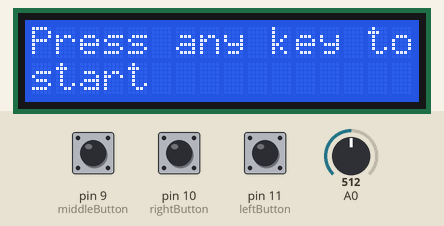
Recording of a sketch running on a simulated Arduino Uno, built with avr-gcc and run on an emulated ATmega328P. Shown: 16×2 character LCD. The test bench sets the inputs (shaded band); at power-on: pin 9 (middleButton) HIGH, pin 11 (leftButton) HIGH, A0 = 512, pin 10 (rightButton) HIGH. Random numbers use the default seed unless the sketch sets one.

Above: at 1.2 s.
1.3 s: pin 9 (middleButton) pulled LOW for 0.15 s
At 1.7 s:
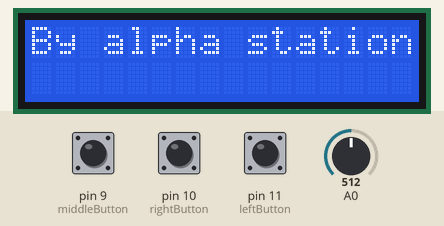
4.4 s: pin 11 (leftButton) pulled LOW for 3.2 s
At 5.0 s:
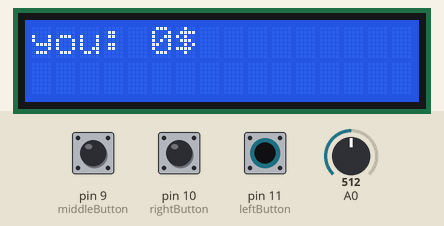
9.1 s: pin 11 (leftButton) pulled LOW for 0.15 s
At 9.8 s:
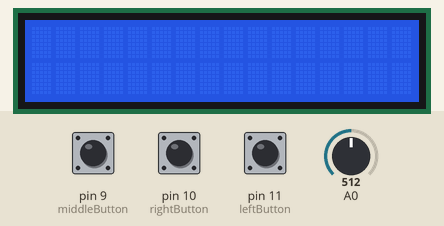
12.2 s: A0 set to 900
At 13.12 s:
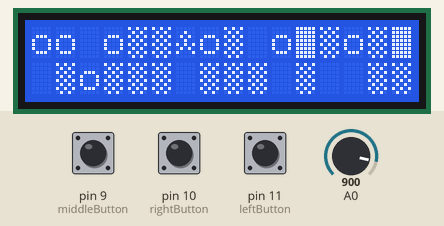
15.2 s: pin 10 (rightButton) pulled LOW for 3.2 s
At 18.5 s:
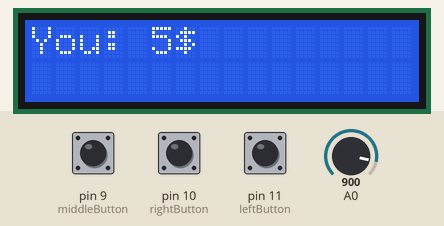
19.9 s: pin 10 (rightButton) pulled LOW for 0.15 s
At 21.2 s:
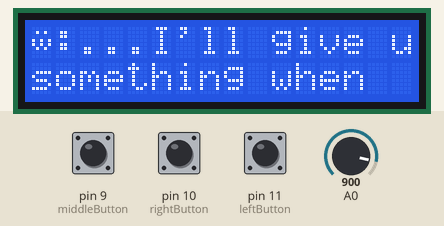
Timing chart, 0 to 22.5 s (numbered marks = the images above; inputs shaded):
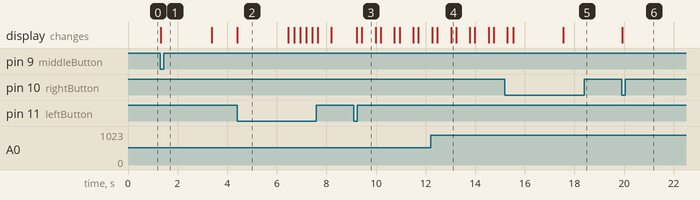

Measured:
- after the input at 1.3 s, the display: changes at once (image 1)
- after the input at 4.4 s, the display: changes at once (image 2)
- after the input at 9.1 s, the display: first changes after 0.12 s (image 3 shows a later state)
- after the input at 19.9 s, the display: changes at once (image 6)
- what the display in image 2 shows lasts 2.1 s, from 4.4 s to 6.5 s
- what the display in image 3 shows lasts 0.6 s, from 9.4 s to 10.0 s

The sketch:

Underground_exploration_fixed_bug.ino
```cpp
#include <LiquidCrystal_I2C.h>
#include <Wire.h>
#define leftButton 11
#define rightButton 10
#define middleButton 9
uint8_t table[8] = {0x00, 0x0a, 0x00, 0x15, 0x15, 0x0a, 0x00, 0x00};
uint8_t person[8] = {0x00, 0x04, 0x0a, 0x04, 0x15, 0x0a, 0x11, 0x00};
uint8_t soil[8] = {0x15, 0x0a, 0x15, 0x0a, 0x15, 0x0a, 0x15, 0x0a};
uint8_t coin[8] = {0x00, 0x00, 0x0e, 0x11, 0x11, 0x11, 0x0e, 0x00};
int xPerson = 0;
int yPerson = 0;
int coinFigure = 0;
int floorFigure = 0;
int bomb = 0;
int second[] = {1,1,1,1,1,0,0,0,0,0,0,1,1,1,1,1};

LiquidCrystal_I2C lcd(0x27,16,2);

void setup() {
  // put your setup code here, to run once:
  pinMode(9,INPUT_PULLUP);
  pinMode(10,INPUT_PULLUP);
  pinMode(11,INPUT_PULLUP);
  lcd.init();
  lcd.backlight();
  lcd.setCursor(0,0);
  lcd.print("Press any key to");
  lcd.setCursor(0,1);
  lcd.print("start");
  Serial.begin(9600);
}

void loop() {
  // put your main code here, to run repeatedly:
  pause();
  lcd.clear();
  lcd.print("By alpha station");
  delay(2000);


  lcd.createChar(0, table);
  lcd.createChar(1, person);
  lcd.createChar(2, soil);
  lcd.createChar(3, coin);
  {
    lcd.clear();
    lcd.print(char(0));
    lcd.print(" Hello,This is");
    lcd.setCursor(0,1);
    lcd.print("my shop");
    pause();
    lcd.clear();
    lcd.print("you: 0$");
    delay(2000);
    pause();
    randomSeed(analogRead(A0));
    int first[] = {0,0,0,0,0,0,0,1,1,0,0,0,0,0,0,0};
    //randomSecond();
    while(true)
    {
      lcd.clear();
      if(second[xPerson] == 3)//吃脚下的金币
      {
        second[xPerson] = 0;
        coinFigure += 1;
      }
      if(second[xPerson] == 0)//走到下一层
      {
        floorFigure += 1;
        for(int i = 0; i < 16; i++)
        {
          first[i] = second[i];
        }
        randomSeed(analogRead(A0));
        randomSecond();
        delay(500);
      }
      if(!digitalRead(rightButton))//向右移动
      {
        if(xPerson == 0)
        {
          if(first[15] == 0)
          {
            xPerson--;
          }
          else if(first[15] == 3)//吃右边金币
          {
            xPerson--;
            coinFigure += 1;
            first[15] = 0;
          }
        }
        else
        {
          if(first[xPerson - 1] == 0)
          {
            xPerson--;
          }
          else if(first[xPerson - 1] == 3)//吃右边金币
          {
            xPerson--;
            coinFigure += 1;
            first[xPerson] = 0;
          }
        }
      }
      if(!digitalRead(leftButton))//向左移动
      {
        if(xPerson == 15)
        {
          if(first[0] == 0)
          {
            xPerson++;
          }
          else if(first[0] == 3)//吃左边金币
          {
            xPerson++;
            coinFigure += 1;
            first[0] = 0;
          }
        }
        else
        {
          if(first[xPerson + 1] == 0)
          {
            xPerson++;
          }
          else if(first[xPerson + 1] == 3)//吃左边金币
          {
            xPerson++;
            coinFigure += 1;
            first[xPerson] = 0;
          }
        }
      }
      if(!digitalRead(middleButton))//挖土
      {
        if(second[xPerson] == 2)
        {
          second[xPerson] = 0;
        }
        else if(second[xPerson] == 1)
        {
          if(bomb)//炸石头
          {
            bomb--;
            second[xPerson] = 0;
          }
        }
      }

      if(xPerson > 15)//离开右边界
      {
        xPerson = 0;
      }
      if(xPerson < 0)//离开左边界
      {
        xPerson = 15;
      }

      for(int i = 0; i < 16; i++)//打印第一层地形
      {
        lcd.setCursor(i,0);
        if(first[i] == 1)
        {
          lcd.print(char(0xff));
        }
        else if(first[i] == 2)
        {
          lcd.print(char(2));
        }
        else if(first[i] == 3)
        {
          lcd.print(char(3));
        }
      }
      for(int i = 0; i < 16; i++)//打印第二层地形
      {
        lcd.setCursor(i,1);
        if(second[i] == 1)
        {
          lcd.print(char(0xff));
        }
        else if(second[i] == 2)
        {
          lcd.print(char(2));
        }
        else if(second[i] == 3)
        {
          lcd.print(char(3));
        }
      }
      lcd.setCursor(xPerson, yPerson);
      lcd.print(char(1));//打印出人
      if(bomb == 0)
      {
        if(xPerson == 0)//判断是否失败
        {
          if(first[15] == 1 || first[15] == 2)
          {
           if(first[1] == 1 || first[1] == 2)
            {
             if(second[1] == 1)
             {
              delay(2000);
              lcd.setCursor(2,1);
              lcd.print("You lost");
              delay(2000);
              break;
             }
            }
          }
        }
      else if(xPerson == 15)//判断是否失败
      {
        if(first[0] == 1 || first[0] == 2)
        {
          if(first[14] == 1 || first[14] == 2)
          {
            if(second[15] == 1)
            {
              delay(2000);
              lcd.setCursor(2,1);
              lcd.print("You lost");
              delay(2000);
              break;
            }
          }
        }
      }
      else
      {
        if(first[xPerson + 1] == 1 || first[xPerson + 1] == 2)
        {
          if(first[xPerson - 1] == 1 || first[xPerson - 1] == 2)
          {
            if(second[xPerson] == 1)
            {
              delay(2000);
              lcd.setCursor(0,1);
              lcd.print("You lost");
              delay(2000);
              break;
            }
          }
        }
      }
      }
      delay(200);
    }
  }
  lcd.clear();
  lcd.print("floor:");
  lcd.print(floorFigure);
  lcd.setCursor(0,1);
  lcd.print("coin:");
  lcd.print(coinFigure);
  delay(2000);
  pause();
  lcd.clear();
  lcd.print("Thanks for playi");
  lcd.setCursor(0,1);
  lcd.print("ng");
  floorFigure = 0;
  coinFigure = 0;
  xPerson = 0;
  for(int i = 0; i < 16; i++)
  {
    if(i < 6 || i > 11)
    {
      second[i] = 1;
    }
    else
    {
      second[i] = 0;
    }
  }
  delay(2000);
}

void pause(void)
{
    while(true)
    {
      if(!digitalRead(leftButton) || !digitalRead(rightButton) || !digitalRead(middleButton))
      {
        break;
      }
    }
}

void randomSecond(void)
{
  for(int i = 0; i < 16; i++)
  {
    if(random(10) < 2)
    {
      second[i] = 0;
    }
    else if(random(10) < 6)
    {
      second[i] = 2;
    }
    else if(random(10) < 7)
    {
      second[i] = 3;
    }
    else
    {
      second[i] = 1;
    }
  }
  if(floorFigure % 5 == 0)//判断商人是否出现
  {
    if(random(10) < 3)
    {
      businessman();
    }
  }
}

void businessman(void)
{
  lcd.clear();
  lcd.print(char(0));
  lcd.print(":Its ");
  lcd.print(floorFigure);
  lcd.print("floor!");
  lcd.setCursor(0,1);
  lcd.print("I'm coming!!!");
  delay(2000);
  pause();
  lcd.clear();
  lcd.print("You: ");
  lcd.print(coinFigure);
  lcd.print("$");
  delay(2000);
  pause();
  if(coinFigure > 10)
  {
    lcd.clear();
    lcd.print(char(0));
    lcd.print(":Do you want a");
    lcd.setCursor(0,1);
    lcd.print("bomb? It can");
    delay(2000);
    pause();
    lcd.clear();
    lcd.print("bomb? It can");
    lcd.setCursor(0,1);
    lcd.print("destroy rock");
    delay(2000);
    pause();
    lcd.clear();
    lcd.print("A bomb 10$");
    lcd.setCursor(0,1);
    lcd.print("middle: Buy");
    delay(2000);
    while(true)
    {
      if(!digitalRead(leftButton) || !digitalRead(rightButton))
      {
        break;
      }
      else if(!digitalRead(middleButton))
      {
        coinFigure -= 10;
        bomb += 1;
        break;
      }
    }
  }
  else
  {
    lcd.clear();
    lcd.print(char(0));
    lcd.print(":...I'll give u");
    lcd.setCursor(0,1);
    lcd.print("something when");
    delay(2000);
    pause();
    lcd.clear();
    lcd.print("something when");
    lcd.setCursor(0,1);
    lcd.print("you have 10$");
    delay(2000);
    pause();
  }
}
```
